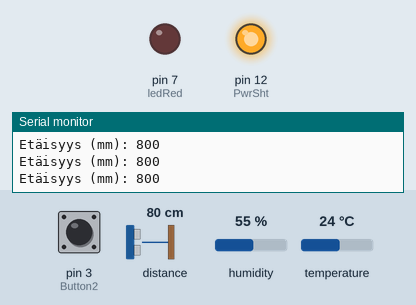
Bench run of a sketch on a simulated Arduino Leonardo, built with avr-gcc and run on an emulated ATmega32U4. Parts: output pins drawn as LEDs (lit = HIGH), the last lines printed to the serial monitor. Dashed ring = blinking. The test bench sets the inputs (shaded band); at power-on: distance to the obstacle 80 cm, pin 3 (Button2) LOW, humidity 55 %, temperature 24 °C.

Above: at 1.4 s.
1.5 s: distance to the obstacle set to 55 cm
3.0 s: distance to the obstacle set to 48 cm
At 3.5 s:
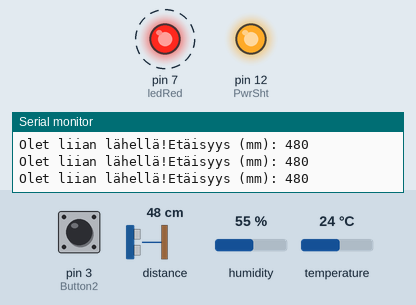
6.1 s: pin 3 (Button2) pulled LOW for 0.15 s
9.4 s: distance to the obstacle set to 60 cm
At 9.7 s:
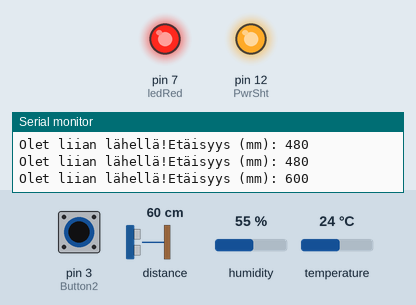
Timing chart, 0 to 11.9 s (numbered marks = the images above; inputs shaded):
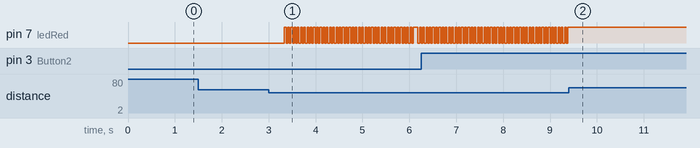

The sketch:

Harjoitus3.ino
```cpp
// Veera Tommila. veera.tommila@gmail.com
// Harjoitus 3. Keskeytysrutiinilla lämpötilan ja kosteuden mittaus ja jatkuvalla syötöllä etäisyyden mittaus niin, että punainen led palaa etäisyyden ollessa alle 500 millimetriä.
#include "Adafruit_SHTC3.h"
#include "Adafruit_VL53L0X.h"

const int PwrSht = 12;
Adafruit_SHTC3 shtc3 = Adafruit_SHTC3();  //Oliomuuttuja  SHT:lle, jolla viitataan anturiin.
Adafruit_VL53L0X lox = Adafruit_VL53L0X();  //Lox on anturiin viittava olio.

int ledRed = 7; // LED connected to digital pin 7
int Button2 = 3;    // pushbutton connected to digital pin 3
int buttonPushCounter = 0; // Used in the switch statement below

long time = 0; // Time since last action occured
long debounce = 200; // Debounce time to increase if the output is flickering

volatile byte state_Button2 = LOW;  //Pitäisi olla napin tilatietomuuttuja, joka on käynnistyksessä 0.
volatile byte state_red = LOW;  //Punaisen LED-lampun tilatietomuuttuja, joka on käynnistyksessä 0.

void setup() {
  pinMode(PwrSht, OUTPUT);
  pinMode(ledRed, OUTPUT);  // sets the digital pin 7 as output
  digitalWrite(PwrSht, HIGH);
  Serial.begin(115200);

  while (!Serial)
    delay(1);     // will pause Zero, Leonardo, etc until serial console opens

  Serial.println("SHTC3 testaus ja Adafruit VL53L0X testaus.");
  if (! shtc3.begin()) {  // Jos anturia ei löydy, jumitetaan tähän.
    Serial.println("Ei löytynyt SHTC3-anturia.");
    while (1) delay(1);
  }
  if (!lox.begin()) {
    Serial.println(F("Ei voitu käynnistää VL53L0X-anturia"));
    while(1);
  }

  Serial.println("Found SHTC3 sensor!"); // Jos käynnistys onnistuu. Ilmoitetaan anturin löytymisestä.
  pinMode(Button2, INPUT_PULLUP);    // sets the digital pin 3 as input
// power
  Serial.println(F("VL53L0X API Simple Ranging example\n\n"));
 //attachInterrupt(digitalPinToInterrupt(ledRed), keskeytys, CHANGE);  //Keskeytysmääritys painonapille 1, joka IO-tulona aiheuttaa keskeytyksen. Kutsutaan ohjelmaa alarm. Missä kohtaa keskeytys tapahtuu (falling, rising tai change).
// start continuous ranging
  lox.startRangeContinuous();
  attachInterrupt(digitalPinToInterrupt(Button2), keskeytys, FALLING); //Keskeytysmääritys painonapille 2, joka IO-tulona aiheuttaa keskeytyksen. Kutsutaan ohjelmaa keskeytys. Missä kohtaa keskeytys tapahtuu (falling, rising tai change).

}

void loop() {
  digitalWrite(ledRed, state_red);
  digitalWrite(Button2, state_Button2);
  //Serial.print("Etäisyys mm: ");Serial.println(lox.readRange());
  VL53L0X_RangingMeasurementData_t measure;

  //Serial.print("Luetaan mittauksia... ");
  lox.rangingTest(&measure, false); // pass in 'true' to get debug data printout!

  Serial.print("Etäisyys (mm): "); Serial.println(measure.RangeMilliMeter);    //Mitataan ja tulostetaan arvo.

//
  if (measure.RangeMilliMeter >= 20 && measure.RangeMilliMeter <= 500) {
    Serial.print("Olet liian lähellä!");
    state_red = !state_red;
  } else {
    delay(500);
    Serial.print("Etäisyys (mm): "); Serial.println(measure.RangeMilliMeter);    //Mitataan ja tulostetaan arvo.
    state_red = state_red;
  }
}

void keskeytys(){
  state_Button2 = !state_Button2;
  sensors_event_t humidity, temp;
  shtc3.getEvent(&humidity, &temp);// populate temp and humidity objects with fresh data. Käydään tällä komennolla lukemassa kosteus ja lämpötila.
  Serial.print("Lämpötila: "); Serial.print(temp.temperature); Serial.println(" °C.");  // Muutetaan lämpötila celcius-asteiksi.
  Serial.print("Suhteellinen kosteus: "); Serial.print(humidity.relative_humidity); Serial.println("%."); // Mitataan suhteellinen kosteus.
}
/*
void alarm(){
  if(lox.readRange() < 50){
    Serial.print("Etäisyys mm: ");Serial.println(lox.readRange());
    Serial.println("Olet liian lähellä!");
    state_red = !state_red; //From LOW to HIGH.
  }else
  {
    state_red = state_red;
  }
}*/
```

Measured:
- the behaviour switches between 51 and 50 cm on distance to the obstacle (found by bisection; images 0 and 1)
- after the input at 3.0 s, pin 7 (ledRed): alternates HIGH for 0.03 s and LOW for 0.03 s, starting after 0.34 s
- after the input at 9.4 s, pin 7 (ledRed): stops changing and stays HIGH
